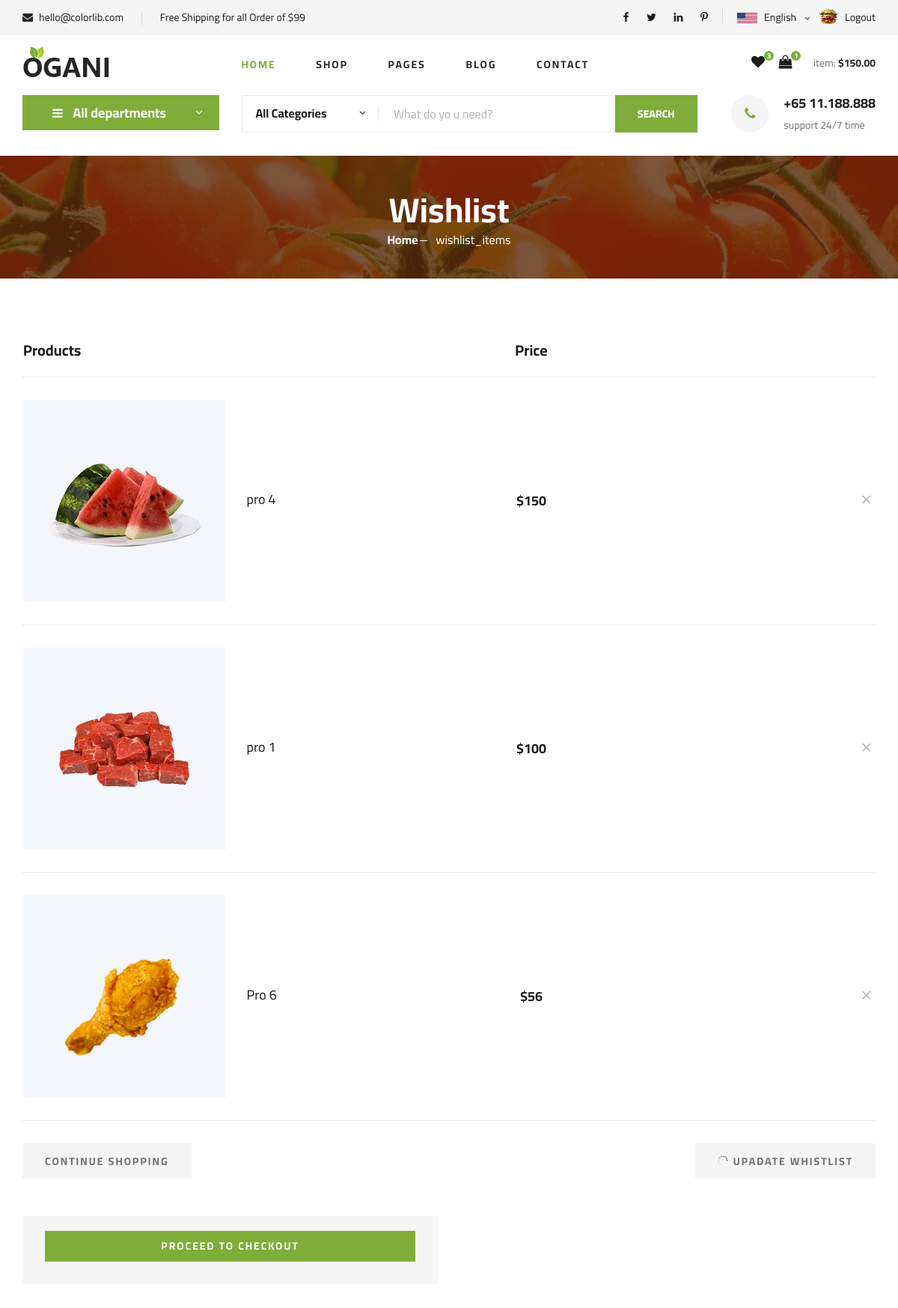
The app's page /wishlists (signed in, upper part), older data.
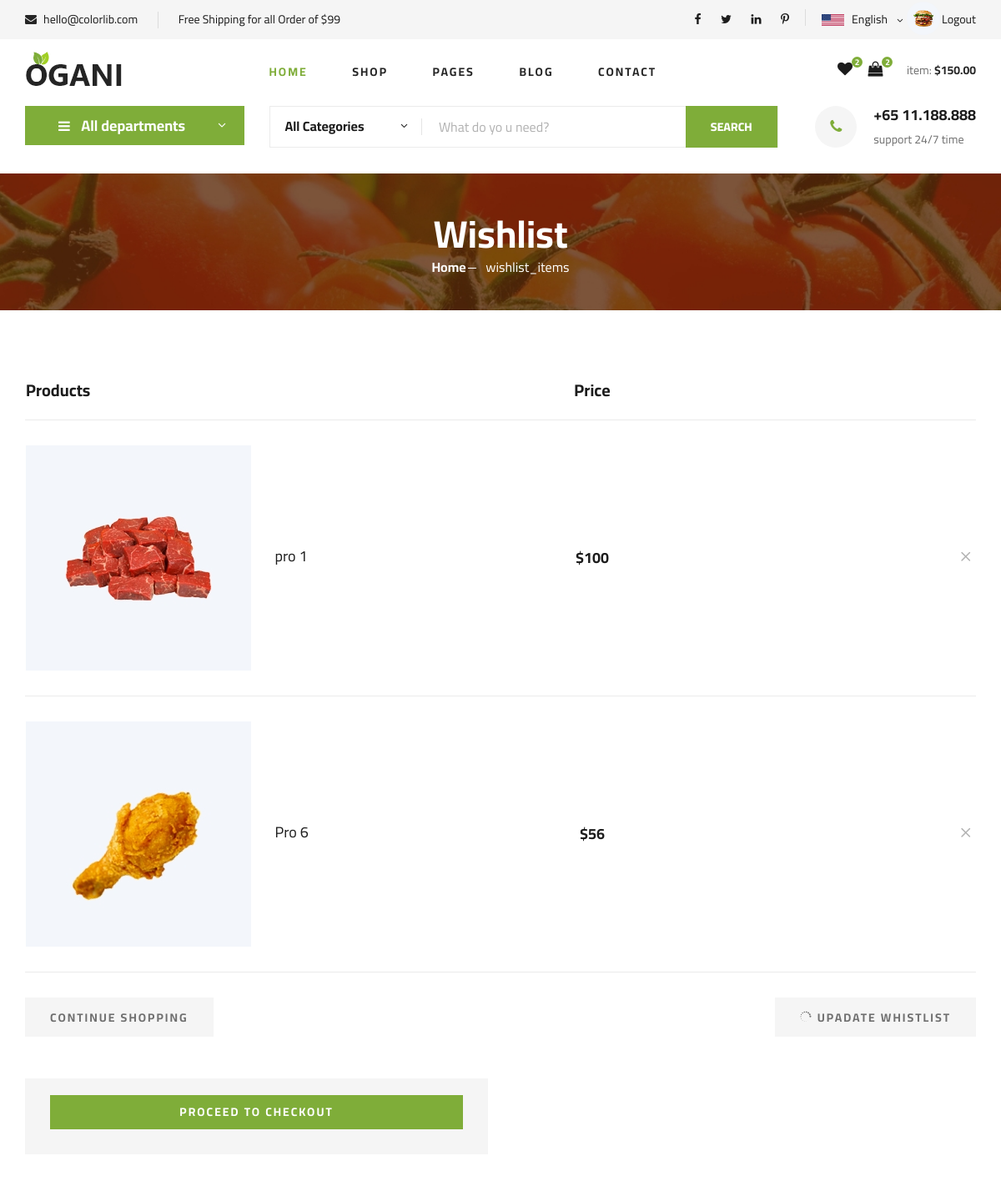
The same page, newer data.
### myapp/models.py (models this page shows, shortened)
class wishlist(models.Model):
    user=models.ForeignKey(user,on_delete=models.CASCADE)
    product=models.ForeignKey(product,on_delete=models.CASCADE)

class product(models.Model):
    name=models.CharField(max_length=100)
    price=models.IntegerField()
    image=models.ImageField(upload_to="image")
    category=models.ForeignKey(category,on_delete=models.CASCADE,blank=True,null=True)

### myapp/views.py (the view)
# urls.py: path('wishlists', views.wishlists, name='wishlists'),
def wishlists(request):
    if 'name' not in request.session:
        return redirect('login')
    uid=user.objects.get(name=request.session['name'])
    wid_count=wishlist.objects.filter(user=uid).count()
    cid_count=Cart.objects.filter(user=uid).count()
    wishlist_items = wishlist.objects.filter(user=uid).select_related('product')
    context = {
        "uid":uid,
        "wid_count": wid_count,
        "cid_count": cid_count,
        "wishlist_items": wishlist_items,
    }
    return render(request, "wishlist1.html", context)

### myapp/templates/wishlist1.html (shortened to what the changed rows need)
{% load static %}
<!DOCTYPE html>
<html lang="zxx">
<head>
    <link rel="stylesheet" href="{% static 'css/bootstrap.min.css'%}" type="text/css">
    <link rel="stylesheet" href="{% static 'css/font-awesome.min.css'%}" type="text/css">
    <link rel="stylesheet" href="{% static 'css/elegant-icons.css'%}" type="text/css">
    <link rel="stylesheet" href="{% static 'css/nice-select.css'%}" type="text/css">
    <link rel="stylesheet" href="{% static 'css/jquery-ui.min.css'%}" type="text/css">
    <link rel="stylesheet" href="{% static 'css/owl.carousel.min.css'%}" type="text/css">
    <link rel="stylesheet" href="{% static 'css/slicknav.min.css'%}" type="text/css">
    <link rel="stylesheet" href="{% static 'css/style.css'%}" type="text/css">
</head>
<body>
    <header class="header">
        <div class="container">
            <div class="row">
                <div class="col-lg-3">
                    <div class="header__cart">
                <ul>
                    <li><a href="{% url 'wishlists'%}"><i class="fa fa-heart"></i> <span>{{wid_count}}</span></a></li>
                    <li><a href="{% url 'shoping_cart' %}"><i class="fa fa-shopping-bag"></i> <span>{{cid_count}}</span></a></li>
                </ul>
                    </div>
                </div>
            </div>
        </div>
    </header>
    <section class="breadcrumb-section set-bg" data-setbg="{% static 'img/breadcrumb.jpg'%}">
        <div class="container">
            <div class="row">
                <div class="col-lg-12 text-center">
                    <div class="breadcrumb__text">
                        <h2>Wishlist</h2>
                    </div>
                </div>
            </div>
        </div>
    </section>
    <section class="shoping-cart spad">
        <div class="container">
            <div class="row">
                <div class="col-lg-12">
                    <div class="shoping__cart__table">
                        <table>
                            <thead>
                                <tr>
                                    <th class="shoping__product">Products</th>
                                    <th>Price</th>
                                    <th></th>
                                </tr>
                            </thead>
                            <tbody>
                                {% for item in wishlist_items %}
                                <tr>
                                    <td class="shoping__cart__item">
                                        <img src="{{ item.product.image.url }}" alt="">
                                        <h5>{{ item.product.name }}</h5>
                                    </td>
                                    <td class="shoping__cart__price">
                                        ${{ item.product.price }}
                                    </td>
                                    <td class="shoping__cart__item__close">
                                        <a href="{% url 'add_wishlist' item.product.id %}">
                                            <span class="icon_close"></span>
                                        </a>
                                    </td>
                                </tr>
                                {% empty %}
                                <tr>
                                    <td colspan="3" style="text-align: center;">Your wishlist is empty.</td>
                                </tr>
                                {% endfor %}
                            </tbody>
                        </table>
                    </div>
                </div>
            </div>
        </div>
    </section>
</body>
</html>

Row changes from the older to the newer data that the page shows:
removed wishlist: product.image (picture), product.name "pro 4", product.price "150"
Text that changed along with them:
{{ wid_count }}: "3" → "2"
{{ cid_count }}: "1" → "2"
